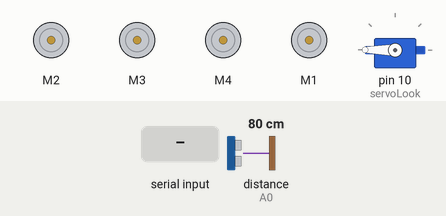
A sketch run on a simulated Arduino Uno, built with avr-gcc and run on an emulated ATmega328P. On the bench: 4 × DC motor (green arrow = forward, orange = backward, longer = faster), servo. Wiring (inferred from the names in the program): ultrasonic range finder: trigger A1; echo A0. The test bench sets the inputs (shaded band); at power-on: distance to the obstacle (sensor on A0) 80 cm. The echo pulse lasts 58.3 µs per cm.

Above: at 1.2 s.
1.3 s: "F" received over Serial
At 3.2 s:
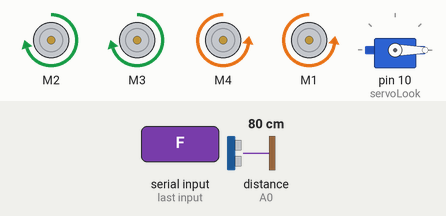
5.8 s: "B" received over Serial
At 8.1 s:
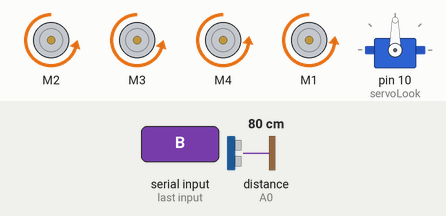
At 9.6 s:
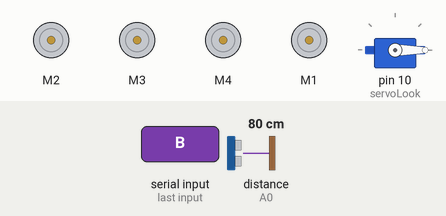
9.9 s: "R" received over Serial
Timing chart, 0 to 19.4 s (numbered marks = the images above; inputs shaded):
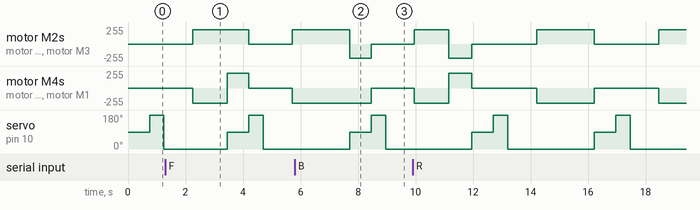

The sketch:

arduino.ino
```cpp
#include <AFMotor.h> // Import library to control motor shield
#include <Servo.h>   // Import library to control the servo

// Create motor objects
AF_DCMotor rightBack(2);
AF_DCMotor rightFront(3);
AF_DCMotor leftFront(4);
AF_DCMotor leftBack(1);

Servo servoLook; // Create servo object

// Assign pins for the ultrasonic sensor
byte trig = A1;
byte echo = A0;

// Declare variables
byte maxDist = 150;
byte stopDist = 50;
float timeOut = 2 * (maxDist + 10) / 100 / 340 * 1000000;

byte motorSpeed = 155;
int motorOffset = 10;
int turnSpeed = 60;
int turnCount = 0;
const int maxTurnsBeforeFullTurn = 2;

char command;
#define MODE_MANUAL 0
#define MODE_AUTONOMOUS 1
int currentMode = MODE_AUTONOMOUS;

void setup() {
  // Initialize motors
  rightBack.setSpeed(motorSpeed);
  rightFront.setSpeed(motorSpeed);
  leftFront.setSpeed(motorSpeed + motorOffset);
  leftBack.setSpeed(motorSpeed + motorOffset);

  // Initialize servo
  servoLook.attach(10);

  // Initialize ultrasonic sensor pins
  pinMode(trig, OUTPUT);
  pinMode(echo, INPUT);

  // Initialize serial communication
  Serial.begin(9600);
}

void loop() {
  // Check for serial input for manual commands
  if (Serial.available() > 0) {
    command = Serial.read();
    processCommand(command);
  }

  if (currentMode == MODE_AUTONOMOUS) {
    servoLook.write(90);
    delay(750);
    int distance = getDistance();
    if (distance >= stopDist) {
      moveForward();
      delay(20);
      turnCount = 0;
    } else {
      stopMove();
      int turnDir = checkDirection();
      turnCount++;

      if (turnCount >= maxTurnsBeforeFullTurn) {
        fullTurn();
        turnCount = 0;
      } else {
        switch (turnDir) {
          case 0: turnLeft(1200); break;
          case 1: turnLeft(1200); break;
          case 2: turnRight(1200); break;
        }
      }
    }
  }
}

// Function to process manual commands
void processCommand(char cmd) {
  switch (cmd) {
    case 'F': moveForward(); break;
    case 'B': moveBackward(); break;
    case 'L': turnLeft(800); break;
    case 'R': turnRight(800); break;
    case 'S': stopMove(); break;
    case 'O':
      currentMode = MODE_AUTONOMOUS;
      Serial.println("Switched to Autonomous Mode");
      break;
    case 'P':
      currentMode = MODE_MANUAL;
      Serial.println("Switched to Manual Mode");
      stopMove();
      break;
  }
}

// Movement functions
void moveForward() {
  rightBack.run(FORWARD);
  rightFront.run(FORWARD);
  leftFront.run(FORWARD);
  leftBack.run(FORWARD);
}

void moveBackward() {
  rightBack.run(BACKWARD);
  rightFront.run(BACKWARD);
  leftFront.run(BACKWARD);
  leftBack.run(BACKWARD);
}

void stopMove() {
  rightBack.run(RELEASE);
  rightFront.run(RELEASE);
  leftFront.run(RELEASE);
  leftBack.run(RELEASE);
}

void turnLeft(int duration) {
  rightBack.setSpeed(motorSpeed + turnSpeed);
  rightFront.setSpeed(motorSpeed + turnSpeed);
  leftFront.setSpeed(motorSpeed + motorOffset + turnSpeed);
  leftBack.setSpeed(motorSpeed + motorOffset + turnSpeed);

  rightBack.run(FORWARD);
  rightFront.run(FORWARD);
  leftFront.run(BACKWARD);
  leftBack.run(BACKWARD);
  delay(duration);
  stopMove();
}

void turnRight(int duration) {
  rightBack.setSpeed(motorSpeed + turnSpeed);
  rightFront.setSpeed(motorSpeed + turnSpeed);
  leftFront.setSpeed(motorSpeed + motorOffset + turnSpeed);
  leftBack.setSpeed(motorSpeed + motorOffset + turnSpeed);

  rightBack.run(BACKWARD);
  rightFront.run(BACKWARD);
  leftFront.run(FORWARD);
  leftBack.run(FORWARD);
  delay(duration);
  stopMove();
}

void fullTurn() {
  rightBack.setSpeed(motorSpeed + turnSpeed);
  rightFront.setSpeed(motorSpeed + turnSpeed);
  leftFront.setSpeed(motorSpeed + motorOffset + turnSpeed);
  leftBack.setSpeed(motorSpeed + motorOffset + turnSpeed);

  rightBack.run(FORWARD);
  rightFront.run(FORWARD);
  leftFront.run(BACKWARD);
  leftBack.run(BACKWARD);
  delay(2000);
  stopMove();
}

int getDistance() {
  unsigned long pulseTime;
  int distance;
  digitalWrite(trig, HIGH);
  delayMicroseconds(4);
  digitalWrite(trig, LOW);
  pulseTime = pulseIn(echo, HIGH, timeOut);
  distance = (float)pulseTime * 340 / 2 / 10000;
  return distance;
}

int checkDirection() {
  int distances[2] = {0, 0};
  int turnDir = 1;
  servoLook.write(180);
  delay(500);
  distances[0] = getDistance();
  servoLook.write(0);
  delay(1000);
  distances[1] = getDistance();
  if (distances[0] >= 200 && distances[1] >= 200) turnDir = 0;
  else if (distances[0] <= stopDist && distances[1] <= stopDist) turnDir = 1;
  else if (distances[0] >= distances[1]) turnDir = 0;
  else turnDir = 2;
  return turnDir;
}
```

Measured:
- after the input at 5.8 s, motor M2, motor M3: forward 215/255 → backward 215/255 after 1.9 s, → stopped 0.75 s later; motor M4, motor M1: backward 225/255 → stopped after 2.7 s instead of 1.9 s
